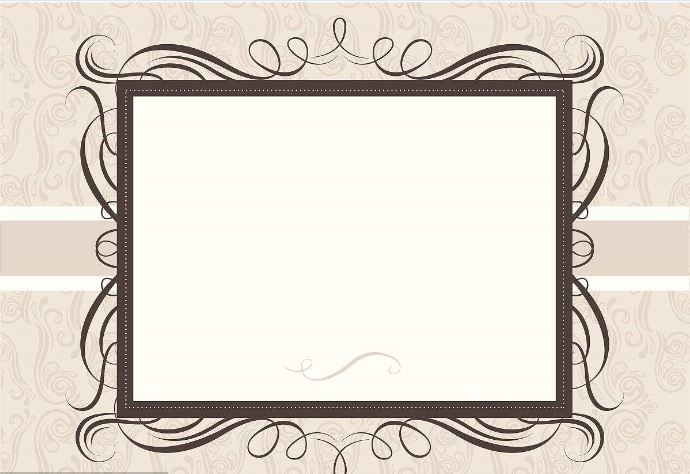
#> input picture timg.jpg, 690 x 474 px
$ python rect_center.py   (older library calls are emulated)
#> lines starting #> are read from the running program, lines starting #| are printed output that depends on the picture; after the words box and inside, x2 and y2 are one past the last pixel; in counts of white or black regions, pixels touching at a corner belong together
# -*- coding: utf-8 -*-
"""
Created on Thu Apr 26 00:04:44 2018

@author: Administrator
用于测试从图像中获取指定矩形区域的中心点坐标
"""
import numpy as np
import cv2
import sys
import os
def main_process(sourceImg):
#> called with sourceImg = 'timg.jpg'
    img = cv2.imread(sourceImg)
#> img is the input picture: shape (474, 690, 3); mean B, G, R 207.4, 216.6, 224.4
    title = 'cv2py'
    cv2.namedWindow(title)
    print("1111")
    gray = cv2.cvtColor(img, cv2.COLOR_BGR2GRAY)
    #cv2.imshow("source img", img)
    #img = gray
# =============================================================================
#    高斯滤波
# =============================================================================
    imblur = cv2.GaussianBlur(gray, (3,3), 1.5)
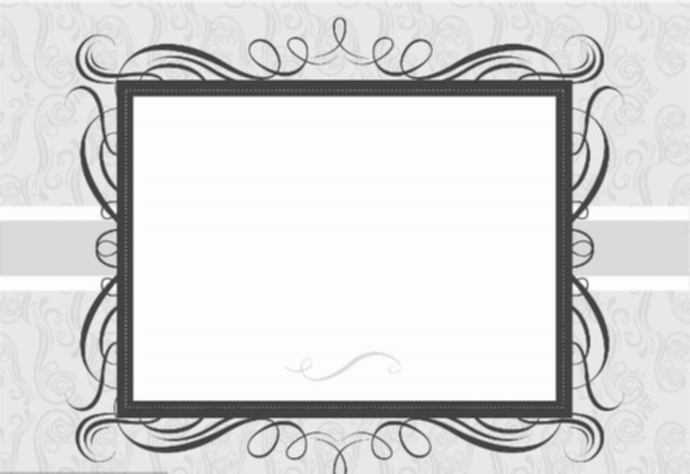
#> imblur: shape (474, 690); min 53, max 254, mean 218
    #cv2.imshow(title,imblur)
    cv2.waitKey(1000)
# =============================================================================
#     阈值化处理
# =============================================================================
    retval,bina = cv2.threshold(imblur, 200, 255,0)
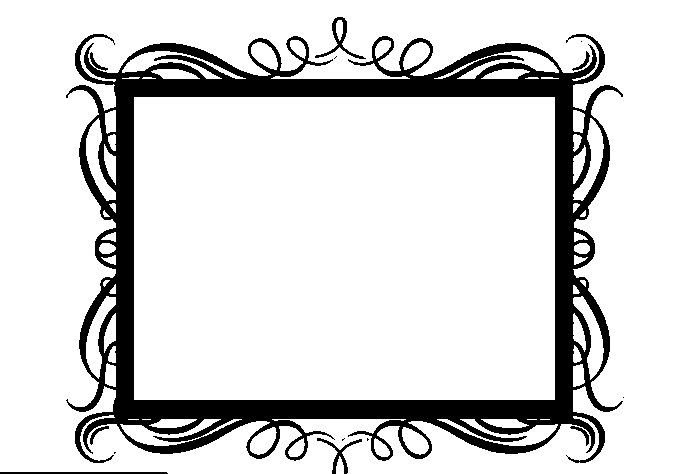
#> bina: shape (474, 690); 84.5% white; 13 black regions (6 under 20 px), largest, box (x1, y1, x2, y2) and area: (66, 34, 623, 463) 49514, (315, 17, 366, 59) 367, (0, 472, 168, 474) 335
    #cv2.imshow(title, bina)

    #thresh = cv2.adaptiveThreshold(imblur, 255,cv2.ADAPTIVE_THRESH_MEAN_C, cv2.THRESH_BINARY_INV, 11, 4)
    #cv2.imshow(title, thresh)
    cv2.waitKey(150)

# =============================================================================
#     边缘检测
# =============================================================================
    canny = cv2.Canny(bina, 50, 130, 3)
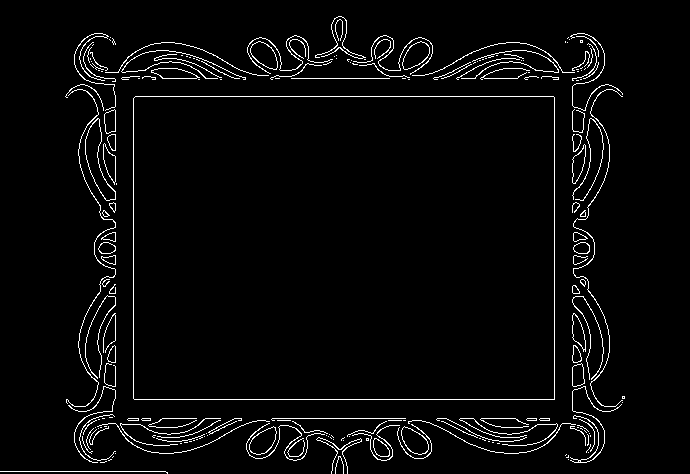
#> canny: shape (474, 690); 3.5% white in thin lines or dots, all inside (x1, y1, x2, y2) = (0, 16, 625, 474)
    cv2.imshow("after canny", canny)
    cv2.waitKey(1500)
# =============================================================================
#    轮廓提取
# =============================================================================
    _,cts, hierarchy = cv2.findContours(canny, cv2.RETR_EXTERNAL, cv2.CHAIN_APPROX_NONE)
#> cts = 213 contours, 175 with area under 20; largest, box (x1, y1, x2, y2) and area: (133, 96, 555, 400) 127560, (85, 118, 116, 201) 950, (401, 426, 429, 455) 488, (250, 41, 278, 70) 488, (402, 41, 430, 70) 487

    contour_count = len(cts)
#> contour_count = 213
    print("contour count is %d"%contour_count)
#| contour count is 213

    for i in range(0, len(cts)):
        rect = cv2.minAreaRect(cts[i]) #获取最小外接矩形,cts[i]代表一个连通区域
        x, y = rect[0]
        if (1000<  cv2.contourArea(cts[i])):
            cv2.circle(img, (int(x), int(y)), 3, (0, 255, 255), 5)  #绘制区域的中心点
            cv2.drawContours(img, cts[i], -1, (255, 255, 0), 3) #绘制区域的轮廓
            print("x=%s, y=%s,size=%d"%(x,y, cv2.contourArea(cts[i])))
#> this loop made 213 passes
#> (rect, x, y) on passes 1 to 3: (((83.51, 471), (1.98, 167), -89.31), 83.51, 471), (((103.1, 461.8), (6.08, 0.784), -11.31), 103.1, 461.8), (((568, 459), (0, 0), -90), 568, 459)
#| x=343.5, y=247.5,size=127560
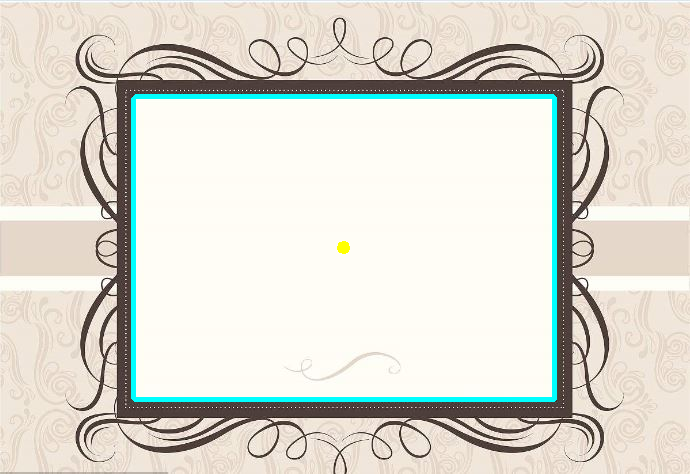
#> img: shape (474, 690, 3); 2.25% of pixels changed, all inside (x1, y1, x2, y2) = (131, 94, 557, 402)

    cv2.imshow("after drawContour", canny);
    cv2.imshow("source img", img)
    cv2.waitKey(25500)
    cv2.destroyAllWindows()

    return;


if __name__ == "__main__":
    print("hello world")
    main_process("timg.jpg")
